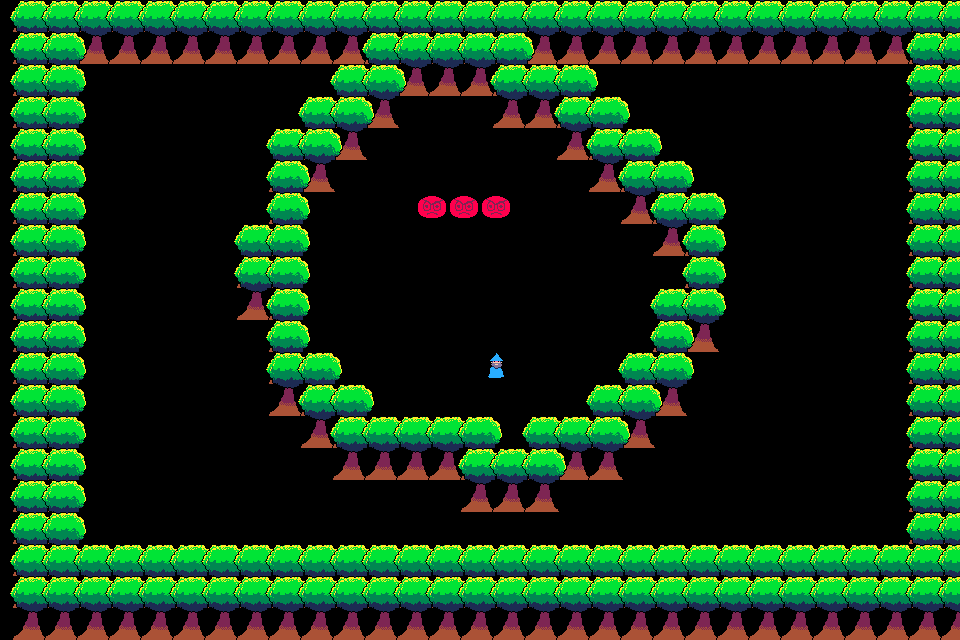

Below is a game level as drawn by its tile map, then a one-line description and the .tmx file that defines it, in full:
An orthogonal 30x20 tile map with 32x32 px tiles, 1 tile layer (Object Layer).

<map version="1.9" tiledversion="1.9.2" orientation="orthogonal" renderorder="right-down" width="30" height="20" tilewidth="32" tileheight="32" infinite="0" nextlayerid="2" nextobjectid="1">
 <tileset firstgid="1" source="Tileset.tsx" />
 <layer id="1" name="Object Layer" width="30" height="20">
  <data encoding="csv">
5,5,5,5,5,5,5,5,5,5,5,5,5,5,5,5,5,5,5,5,5,5,5,5,5,5,5,5,5,5,
5,5,5,5,5,5,5,5,5,5,5,5,5,5,5,5,5,5,5,5,5,5,5,5,5,5,5,5,5,5,
5,5,0,0,0,0,0,0,0,0,0,5,5,5,5,5,0,0,0,0,0,0,0,0,0,0,0,0,5,5,
5,5,0,0,0,0,0,0,0,0,5,5,0,0,0,5,5,5,0,0,0,0,0,0,0,0,0,0,5,5,
5,5,0,0,0,0,0,0,0,5,5,0,0,0,0,0,0,5,5,0,0,0,0,0,0,0,0,0,5,5,
5,5,0,0,0,0,0,0,5,5,0,0,0,0,0,0,0,0,5,5,0,0,0,0,0,0,0,0,5,5,
5,5,0,0,0,0,0,0,5,0,0,0,0,6,6,6,0,0,0,5,5,0,0,0,0,0,0,0,5,5,
5,5,0,0,0,0,0,0,5,0,0,0,0,0,0,0,0,0,0,0,5,5,0,0,0,0,0,0,5,5,
5,5,0,0,0,0,0,5,5,0,0,0,0,0,0,0,0,0,0,0,0,5,0,0,0,0,0,0,5,5,
5,5,0,0,0,0,0,5,5,0,0,0,0,0,0,0,0,0,0,0,0,5,0,0,0,0,0,0,5,5,
5,5,0,0,0,0,0,0,5,0,0,0,0,0,0,0,0,0,0,0,5,5,0,0,0,0,0,0,5,5,
5,5,0,0,0,0,0,0,5,0,0,0,0,0,0,2,0,0,0,0,5,0,0,0,0,0,0,0,5,5,
5,5,0,0,0,0,0,0,5,5,0,0,0,0,0,0,0,0,0,5,5,0,0,0,0,0,0,0,5,5,
5,5,0,0,0,0,0,0,0,5,5,0,0,0,0,0,0,0,5,5,0,0,0,0,0,0,0,0,5,5,
5,5,0,0,0,0,0,0,0,0,5,5,5,5,5,0,5,5,5,0,0,0,0,0,0,0,0,0,5,5,
5,5,0,0,0,0,0,0,0,0,0,0,0,0,5,5,5,0,0,0,0,0,0,0,0,0,0,0,5,5,
5,5,0,0,0,0,0,0,0,0,0,0,0,0,0,0,0,0,0,0,0,0,0,0,0,0,0,0,5,5,
5,5,0,0,0,0,0,0,0,0,0,0,0,0,0,0,0,0,0,0,0,0,0,0,0,0,0,0,5,5,
5,5,5,5,5,5,5,5,5,5,5,5,5,5,5,5,5,5,5,5,5,5,5,5,5,5,5,5,5,5,
5,5,5,5,5,5,5,5,5,5,5,5,5,5,5,5,5,5,5,5,5,5,5,5,5,5,5,5,5,5
</data>
 </layer>
</map>
